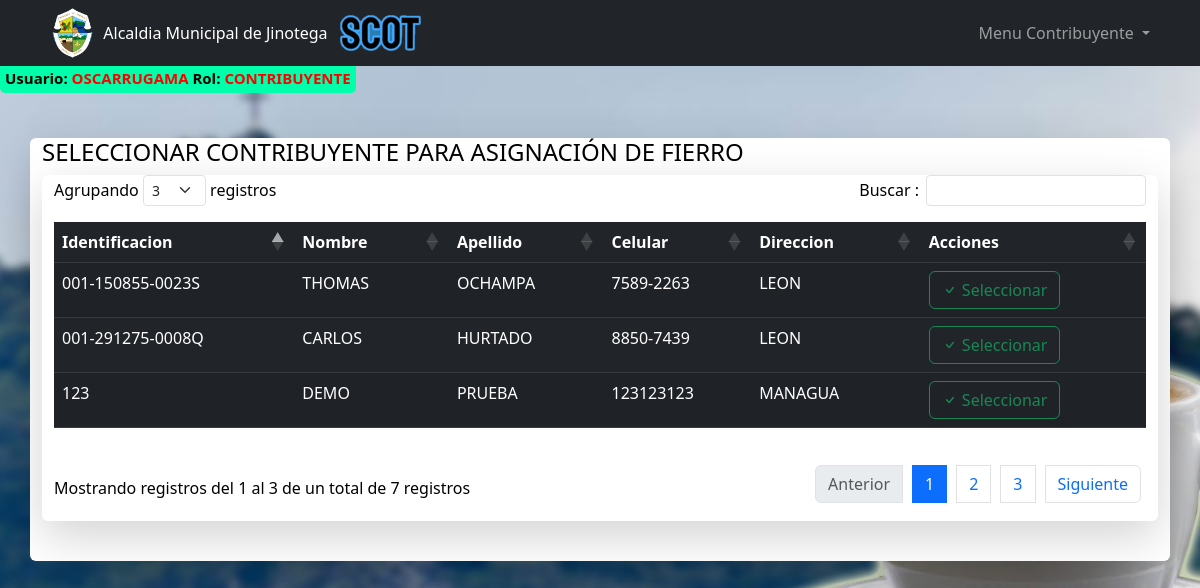
Screenshot of /pages/fierros/contribuyentes.php (signed in) with the database file from the repository.
### tables this page shows
CREATE TABLE IF NOT EXISTS `usuarios` (
  `idUsuario` int(11) NOT NULL AUTO_INCREMENT,
  `usuario` varchar(50) NOT NULL,
  `password` varchar(100) NOT NULL,
  `rol` varchar(20) NOT NULL,
  `identificacion` varchar(30) NOT NULL,
  `nombre1` varchar(100) NOT NULL,
  `nombre2` varchar(30) DEFAULT NULL,
  `apellido1` varchar(30) NOT NULL,
  `apellido2` varchar(30) DEFAULT NULL,
  `email` varchar(100) DEFAULT NULL,
  `celular` varchar(30) NOT NULL,
  `direccion` varchar(100) DEFAULT NULL,
  `estado` varchar(1) NOT NULL DEFAULT 'A',
  PRIMARY KEY (`idUsuario`)
);

### pages/fierros/contribuyentes.php (the view, shortened to what this page needs)
<?php include '../../templates/header_menu.php'; ?>
<?php
    $conexion = new Conexion();
    $conn = $conexion->conectar();
    $sql = "SELECT * FROM usuarios WHERE rol = 'contribuyente'";
    $resultado = mysqli_query($conn, $sql);
    $contribuyentes = [];
    if ($resultado) {
        while ($row = mysqli_fetch_assoc($resultado)) {
            $contribuyentes[] = $row;
        }
    }
?>
<div class="container mt-5 fondoEspecial">
    <div class="row justify-content-center">
        <div class="col-md-12 shadow-lg pb-3 mb-4 bg-body rounded">
            <h4>SELECCIONAR CONTRIBUYENTE PARA ASIGNACIÓN DE FIERRO</h4>
            <div class="container">
                <div class="row justify-content-center">
                    <div class="col-md-12 shadow-lg pb-3 mb-4 bg-white rounded">
                        <table id='tablax' class="mt-2 mb-0 table table-dark table-striped">
                            <thead>
                                <tr>
                                    <th>Identificacion</th>
                                    <th>Nombre</th>
                                    <th>Apellido</th>
                                    <th>Celular</th>
                                    <th>Direccion</th>
                                    <th>Acciones</th>
                                </tr>
                            </thead>
                            <tbody>
                                <?php foreach ($contribuyentes as $contribuyente): ?>
                                <tr>
                                    <td><?php echo htmlspecialchars($contribuyente['identificacion']); ?></td>
                                    <td><?php echo htmlspecialchars($contribuyente['nombre1']); ?></td>
                                    <td><?php echo htmlspecialchars($contribuyente['apellido1']); ?></td>
                                    <td><?php echo htmlspecialchars($contribuyente['celular']); ?></td>
                                    <td><?php echo htmlspecialchars($contribuyente['direccion']); ?></td>
                                    <td>
                                        <a href="fierros.php?id=<?php echo urlencode($contribuyente['identificacion']); ?>" class="btn btn-outline-success bi bi-check"> Seleccionar</a>
                                    </td>
                                </tr>
                                <?php endforeach; ?>
                            </tbody>
                        </table>
                    </div>
                </div>
            </div>
        </div>
    </div>
</div>

### templates/header_menu.php (style rules this page uses)
body { background-image: url("/public/Imagenes/FondoX.jpg"); background-size: cover; background-repeat: no-repeat; background-attachment: fixed; color: #000; }

### rows the page displays
usuarios: identificacion "001-150855-0023S", nombre1 "THOMAS", apellido1 "OCHAMPA", celular "7589-2263", direccion "LEON"
usuarios: identificacion "001-291275-0008Q", nombre1 "CARLOS", apellido1 "HURTADO", celular "8850-7439", direccion "LEON"
usuarios: identificacion "123", nombre1 "DEMO", apellido1 "PRUEBA", celular "123123123", direccion "MANAGUA"

### other values shown
$_SESSION['usuario'] "OSCARRUGAMA"
$_SESSION['rol'] "CONTRIBUYENTE"
